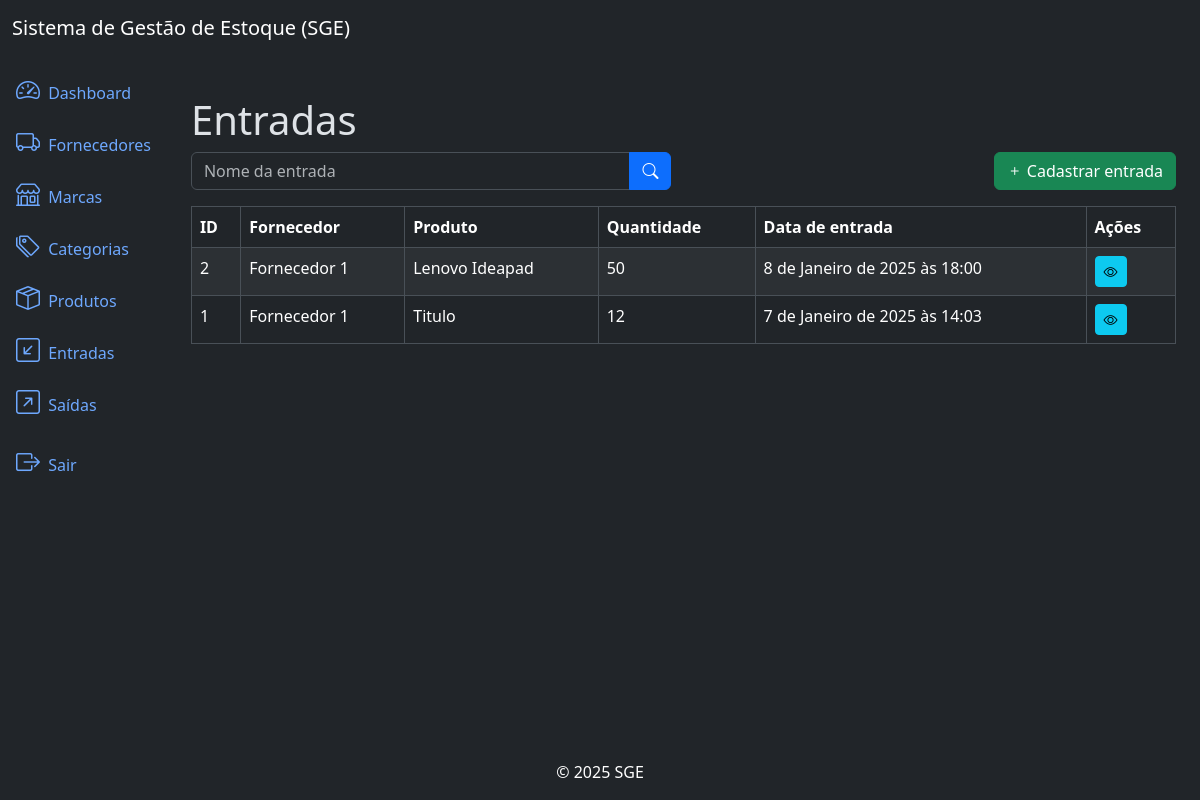
The app's page /inflows/list/ (signed in) with its own data.
### inflows/models.py (models this page shows, shortened)
class Inflow(models.Model):
    supplier = models.ForeignKey(Supplier, on_delete=models.PROTECT, related_name='inflows')
    product = models.ForeignKey(Products, on_delete=models.PROTECT, related_name='inflows')
    quantity = models.IntegerField()
    description = models.TextField(null=True, blank=True)
    created_at = models.DateTimeField(auto_now_add=True)
    updated_at = models.DateTimeField(auto_now=True)
    class Meta:
        ordering = ['-created_at'] # o hífen na frente é pra colocar como decrescente. Por padrão é crescente

### suppliers/models.py (models this page shows)
class Supplier(models.Model):
    name = models.CharField(max_length=500)
    description = models.TextField(null=True, blank=True)
    created_at = models.DateTimeField(auto_now_add=True)
    updated_at = models.DateTimeField(auto_now=True)
    class Meta: # Ordena por ordem alfabetica pelo nome
        ordering = ['name']
    def __str__(self):
        return self.name

### products/models.py (models this page shows)
class Products(models.Model):
    title = models.CharField(max_length=500)
    category = models.ForeignKey(Category, on_delete=models.PROTECT, related_name='products')
    brand = models.ForeignKey(Brand, on_delete=models.PROTECT, related_name='products')
    description = models.TextField(null=True, blank=True)
    serie_number = models.CharField(max_length=200, null=True, blank=True)
    cost_price = models.DecimalField(max_digits=20, decimal_places=2) # sempre usar DecimalFiel para campos de dinheiro/moeda
    selling_price = models.DecimalField(max_digits=20, decimal_places=2)
    quantity = models.IntegerField(default=0)
    created_at = models.DateTimeField(auto_now_add=True)
    updated_at = models.DateTimeField(auto_now=True)
    class Meta:
        ordering = ['title']
    def __str__(self):
        return self.title

### inflows/views.py (the view)
# urls.py: path('inflows/list/', views.InflowListView.as_view(), name='inflow_list'),
class InflowListView(LoginRequiredMixin, PermissionRequiredMixin, ListView):
    model = models.Inflow
    template_name = 'inflow_list.html'
    context_object_name = 'inflows'
    paginate_by = 10 # Define a quantidade de elementos que serão exibidos por página
    permission_required = 'inflows.view_inflow'
    def get_queryset(self): # Método que faz filtros pelo nome da categoria
        queryset = super().get_queryset()
        product = self.request.GET.get('product')
        if product:
            queryset = queryset.filter(product__title__icontains=product)
        return queryset

### inflows/templates/inflow_list.html (shortened to what this page needs)
{% extends 'base.html' %}
{% block content %}
    <h3 class="display-6">Entradas</h3>
    <div class="row mb-3">
        <div class="col-md-6">
            <form method="get" action="{%  url 'inflow_list' %}">
                <div class="input-group">
                    <input type="text" name="product" class="form-control" placeholder="Nome da entrada" value="{{ request.GET.product }}">
                    <button type="submit" class="btn btn-primary">
                        <i class="bi bi-search"></i>
                    </button>
                </div>
            </form>
        </div>
        {% if perms.inflows.add_inflow %}
        <div class="col-md-6">
            <a href="{% url 'inflow_create' %}" class="btn btn-success float-end">
                <i class="bi bi-plus"></i> Cadastrar entrada
            </a>
        </div>
        {% endif %}
    </div>
    <div class="table-responsive">
        <table class="table table-striped table-bordered">
            <thead class="thead-dark">
                <tr>
                    <th>ID</th>
                    <th>Fornecedor</th>
                    <th>Produto</th>
                    <th>Quantidade</th>
                    <th>Data de entrada</th>
                    <th>Ações</th>
                </tr>
            </thead>
            <tbody>
                {% for inflow in inflows %}
                    <tr>
                        <td>{{ inflow.id }}</td>
                        <td>{{ inflow.supplier }}</td>
                        <td>{{ inflow.product }}</td>
                        <td>{{ inflow.quantity }}</td>
                        <td>{{ inflow.created_at }}</td>
                        <td>
                            {% if perms.inflows.view_inflow %}
                            <a href="{% url 'inflow_detail' inflow.id %}" class="btn btn-info btn-sm">
                                <i class="bi bi-eye"></i>
                            </a>
                            {% endif %}
                        </td>
                    </tr>
                {% endfor %}
            </tbody>
        </table>
    </div>
{% endblock %}

### app/templates/base.html (style rules this page uses)
html, body { height: 100%; }
body { display: flex; flex-direction: column; }

### records on screen
Inflow: id "2", supplier "Fornecedor 1", product "Lenovo Ideapad", quantity "50", created_at "8 de Janeiro de 2025 às 18:00"
Inflow: id "1", supplier "Fornecedor 1", product "Titulo", quantity "12", created_at "7 de Janeiro de 2025 às 14:03"
